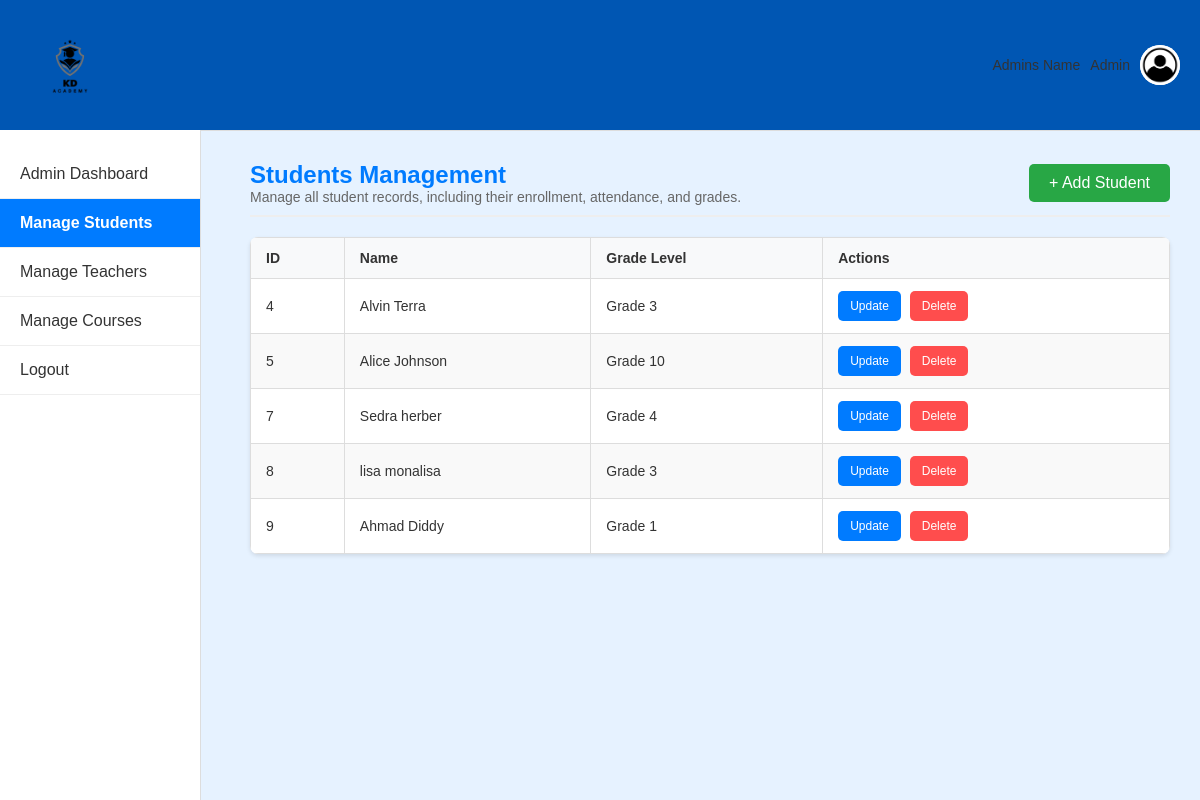
Before: /admin/students with the older database file.
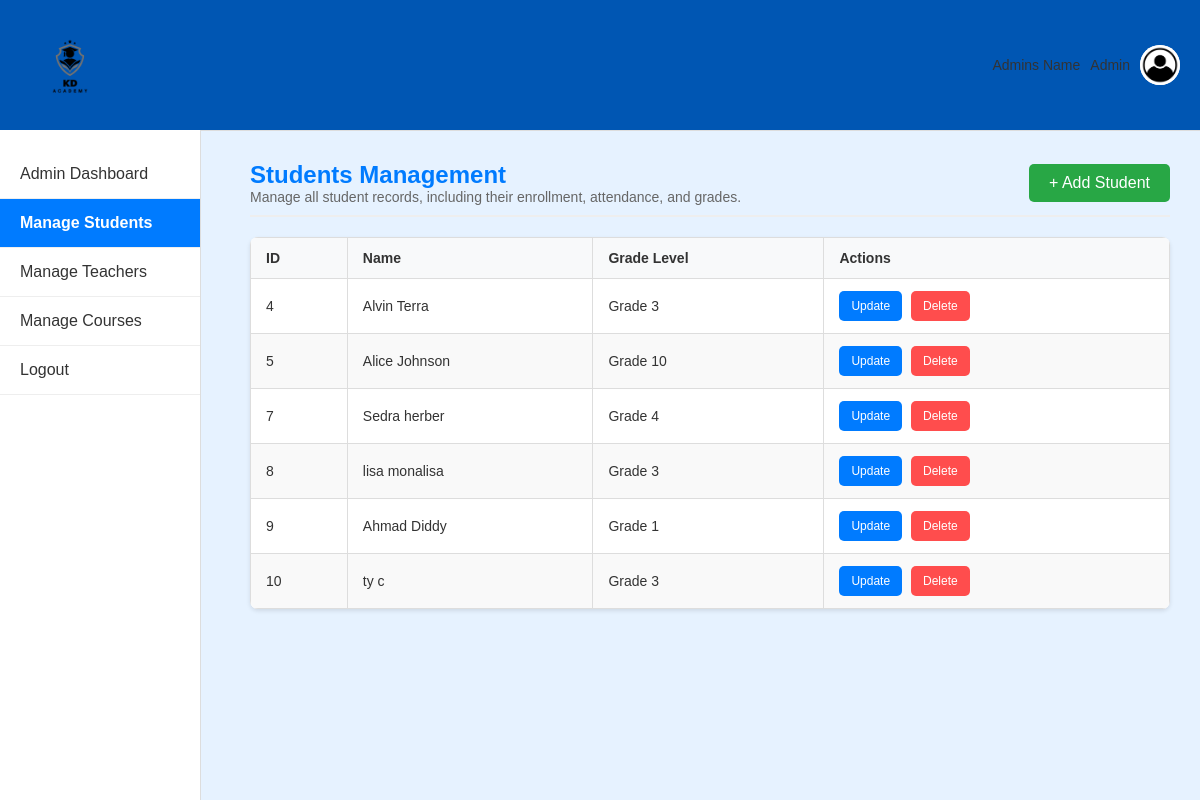
After: the same page with the newer database file.
### app/models.py (models this page shows)
class Student(db.Model):
    __tablename__ = 'students'
    student_id = db.Column(db.Integer, primary_key=True)
    user_id = db.Column(db.Integer, db.ForeignKey('users.user_id'), nullable=False)
    grade_level = db.Column(db.String(5), nullable=False)

class User(db.Model):
    __tablename__ = 'users'
    user_id = db.Column(db.Integer, primary_key=True, autoincrement=True)
    first_name = db.Column(db.String(50), nullable=False)
    last_name = db.Column(db.String(50), nullable=False)
    username = db.Column(db.String(50), unique=True, nullable=False)
    email = db.Column(db.String(100), unique=True, nullable=False)
    password = db.Column(db.String(200), nullable=False)
    role = db.Column(db.String(10), nullable=False)  # student, teacher, admin

### app/routes/admin_routes.py (the view)
@admin_routes.route('/students')
def students_management():
    try:
        students = db.session.query(Student, User).join(User, Student.user_id == User.user_id).all()
        return render_template('admin/students_man.html', students=students)
    except Exception as e:
        print(f"Error fetching students: {e}")
        flash("Error loading Students Management Page.", "error")

### app/templates/admin/students_man.html (shortened to what this page needs)
<!DOCTYPE html>
<html lang="en">
<head>
    <link rel="stylesheet" href="{{ url_for('static', filename='css/shared.css') }}">
    <link rel="stylesheet" href="{{ url_for('static', filename='css/student_man.css') }}">
</head>
<body>
    <header class="top-nav">
        <div class="img-container">
            <img src="{{ url_for('static', filename='images/logo.png') }}" alt="KD Academy Logo" class="logo-img">
        </div>
        <div class="user-info">
            <span>Admins Name</span>
            <span>Admin</span>
            <img src="{{ url_for('static', filename='images/user-icon.png') }}" alt="Admin Icon">
        </div>
    </header>
    <nav class="side-nav">
        <ul>
            <li><a href="{{ url_for('admin_routes.admin_dashboard') }}">Admin Dashboard</a></li>
            <li><a href="{{ url_for('admin_routes.students_management') }}" class="active">Manage Students</a></li>
            <li><a href="{{ url_for('admin_routes.teachers_management') }}">Manage Teachers</a></li>
            <li><a href="{{ url_for('admin_routes.courses_management') }}">Manage Courses</a></li>
            <li><a href="{{ url_for('auth_routes.logout') }}" class="btn btn-danger">Logout</a></li>
        </ul>
    </nav>
    <div class="main-content">
        <div class="header-section">
            <div class="title-section">
                <h2>Students Management</h2>
                <p>Manage all student records, including their enrollment, attendance, and grades.</p>
            </div>
            <button class="add-btn" onclick="openAddStudentModal()">+ Add Student</button>
        </div>
        <div class="table-container">
            <table class="students-table">
                <thead>
                    <tr>
                        <th>ID</th>
                        <th>Name</th>
                        <th>Grade Level</th>
                        <th>Actions</th>
                    </tr>
                </thead>
                <tbody>
                    {% for student in students %}
                    <tr id="student-{{ student.Student.student_id }}"
                        data-first-name="{{ student.User.first_name }}"
                        data-last-name="{{ student.User.last_name }}"
                        data-grade-level="{{ student.Student.grade_level }}">
                        <td>{{ student.Student.student_id }}</td>
                        <td>{{ student.User.first_name }} {{ student.User.last_name }}</td>
                        <td>Grade {{ student.Student.grade_level }}</td>
                        <td>
                            <button class="action-btn update-btn" onclick="openUpdateStudentModal({{ student.Student.student_id }})">Update</button>
                            <form action="{{ url_for('admin_routes.delete_student', student_id=student.Student.student_id) }}" method="POST" style="display:inline;">
                                <button type="submit" class="action-btn delete-btn">Delete</button>
                            </form>
                        </td>
                    </tr>
                    {% endfor %}
                </tbody>
            </table>
        </div>
    </div>
</body>
</html>

### app/static/css/shared.css (style rules this page uses)
body, h1, h2, h3, p, a, div, header, table, th, td, ul, li, button { margin: 0; padding: 0; box-sizing: border-box; font-family: Arial, sans-serif; }
body { background-color: #e6f2ff; color: #333; font-size: 14px; }
.top-nav { display: flex; justify-content: space-between; align-items: center; padding: 15px 20px; background-color: #0056b3; color: #333; font-family: 'Futura', sans-serif; border-bottom: 1px solid #ddd; }
.top-nav .img-container { display: flex; align-items: center; }
.top-nav .logo-img { max-height: 100px; width: auto; }
.top-nav .user-info { display: flex; align-items: center; gap: 10px; }
.top-nav .user-info img { width: 40px; height: 40px; border-radius: 50%; background-color: #f8f9fa; }
.side-nav { position: fixed; top: 130px; left: 0; width: 200px; height: calc(100% - 65px); background-color: white; border-right: 1px solid #ddd; padding-top: 20px; }
.side-nav a { display: block; padding: 15px 20px; font-size: 16px; text-decoration: none; color: #333; border-bottom: 1px solid #eee; transition: background-color 0.3s ease, color 0.3s ease; }
.side-nav a.active { background-color: #007BFF; color: white; font-weight: bold; }
.main-content { margin-left: 220px; padding: 30px; }
.header-section { display: flex; justify-content: space-between; align-items: center; margin-bottom: 20px; border-bottom: 2px solid #eee; padding-bottom: 10px; }
.header-section h2 { font-size: 24px; color: #007BFF; }
.header-section p { font-size: 14px; color: #666; }
.add-btn { background-color: #28a745; color: white; border: none; padding: 10px 20px; border-radius: 5px; font-size: 16px; cursor: pointer; transition: background-color 0.3s ease; }

### app/static/css/student_man.css (style rules this page uses)
.main-content { margin-left: 220px; padding: 30px; }
.header-section { display: flex; justify-content: space-between; align-items: center; margin-bottom: 20px; border-bottom: 2px solid #eee; padding-bottom: 10px; }
.header-section h2 { font-size: 24px; color: #007BFF; }
.header-section p { font-size: 14px; color: #666; }
.table-container { margin-top: 20px; overflow-x: auto; background-color: white; border-radius: 8px; box-shadow: 0 2px 4px rgba(0, 0, 0, 0.1); }
.students-table { width: 100%; border-collapse: collapse; text-align: left; }
.students-table th, .students-table td { padding: 12px 15px; border: 1px solid #ddd; }
.students-table th { background-color: #f8f9fa; font-weight: bold; color: #333; }
.students-table tr:nth-child(even) { background-color: #f9f9f9; }
.add-btn { background-color: #28a745; color: white; border: none; padding: 10px 20px; border-radius: 5px; font-size: 16px; cursor: pointer; transition: background-color 0.3s ease; }
.action-btn { padding: 8px 12px; font-size: 12px; border: none; border-radius: 5px; cursor: pointer; margin-right: 5px; transition: background-color 0.3s ease; }
.action-btn.update-btn { background-color: #007BFF; color: white; }
.action-btn.delete-btn { background-color: #FF4D4D; color: white; }

Changed rows visible on the page:
added Student: Student.student_id "10", User.first_name "ty", User.last_name "c", Student.grade_level "3"
